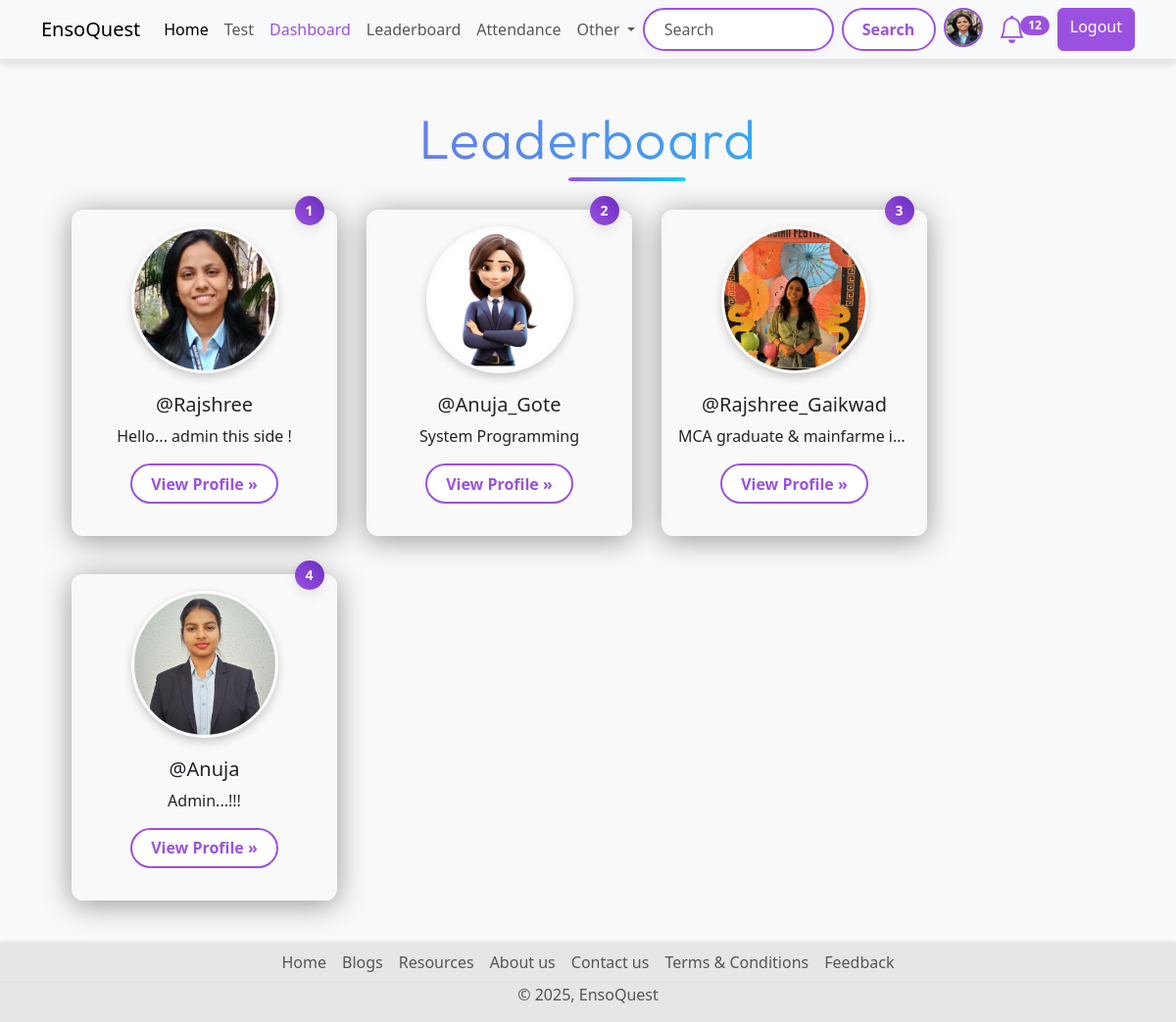
The app's page /leaderboard (signed in), older data.
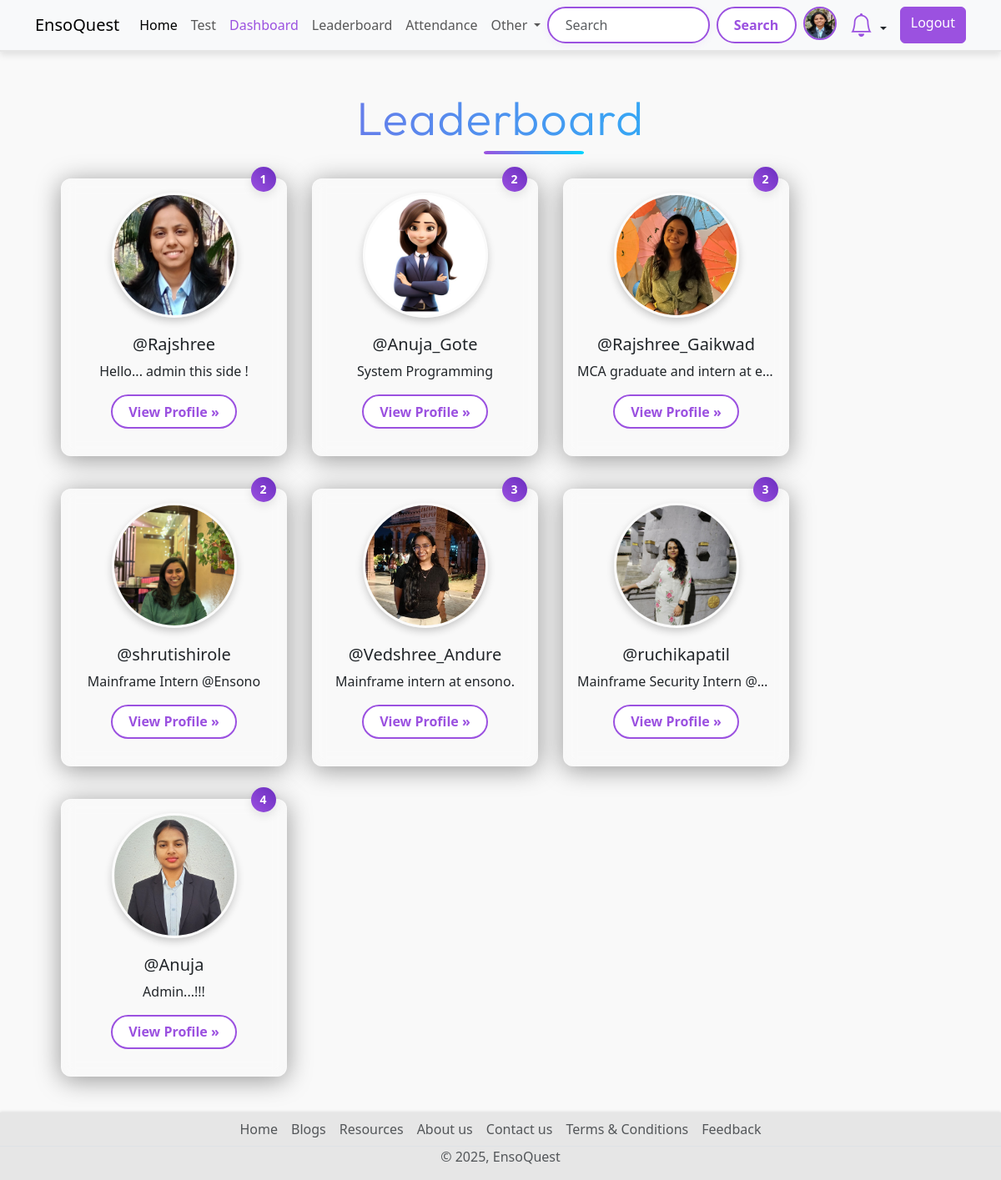
The same page, newer data.
### account/models.py (models this page shows, shortened)
class Profile(models.Model):
    user = models.OneToOneField(User,on_delete=models.CASCADE, null=True,verbose_name='User Object')
    position = models.CharField(max_length=100,blank=True,null=True)
    bio = models.TextField(blank=True,null=True)
    profile_img = models.ImageField(upload_to='profile_image', default='user.png',blank=True,null=True,verbose_name= 'Profile Pic')

### quiz/models.py (models this page shows, shortened)
class UserRank(models.Model):
    user = models.OneToOneField(User, on_delete=models.CASCADE)
    rank = models.IntegerField(null=True, blank=True)
    total_score = models.IntegerField(null=True, blank=True)

### base/views.py (the view)
# urls.py: path('leaderboard', views.leaderboard_view, name='leaderboard'),
@login_required(login_url="login")
def leaderboard_view(request):
    user_object = request.user
    user_profile = request.user.profile
    leaderboard_users = UserRank.objects.order_by('rank')
    context = {"leaderboard_users":leaderboard_users}
    return render(request, "Leaderboard.html", context)

### base/context_processors.py (called while the page is built)
def notification_count(request):
    if request.user.is_authenticated:
        unread_count = Notification.objects.filter(user=request.user, is_read=False).count()
        return {'unread_notification_count': unread_count}
    return {}

### Templates/Leaderboard.html (shortened to what this page needs)
{% extends 'index.html' %}
{% block content %}
{% load static %}
<link rel="stylesheet" href="{% static 'css/leaderboard-style.css' %}">
  <div class="container text-center">
    <h1 class="display-4 text-center my-5 title ">Leaderboard</h1>
    <div class="row row-cols-sm-1 row-cols-md-2 row-cols-lg-3 row-cols-xl-4  gx-3 gy-4 mx-3 ">
      {% if leaderboard_users|length == 0 %}
           <div class="w-100 d-flex justify-content-center align-items-center" style="min-height: 300px;">
           <h4 class="text-danger text-center">No User Available on Leaderboard</h4>
           </div>
      {% else %}
      {% for rank in leaderboard_users %}
      <div class="col-lg-4 position-relative mb-4 leaderboard-card">
        <img src="{{rank.user.profile.profile_img.url}}" class="leaderboard-img rounded-circle alt=user-profile">
        <span class=" position-absolute top-0 start-90 translate-middle badge rounded-pill modern-badge ">
          {{ rank.rank }}
        </span>
        <h2 class="fw-normal username">@{{rank.user.username}}</h2>
        <p class="card-bio">{{rank.user.profile.bio}}</p>
        <p><a class="btn btn-secondary " href="{% url 'profile' rank.user.username %}">View Profile »</a></p>
      </div>
      {% endfor %}
      {% endif %}
    </div>
  </div>
{% endblock content %}

### Templates/index.html (shortened to what this page needs)
{% load static %}
<!DOCTYPE html>
<html lang="en">
<head>
  <link rel="stylesheet" href="{% static 'css/style.css' %}">
  <link href="https://cdn.jsdelivr.net/npm/bootstrap@5.3.3/dist/css/bootstrap.min.css" rel="stylesheet"
>
  <link rel="stylesheet" href="https://cdnjs.cloudflare.com/ajax/libs/bootstrap-icons/1.11.3/font/bootstrap-icons.min.css">
</head>
<body>
  {% include "components/navbar.html" %}
  <div class="content-wrapper">
  {% block content %}
  {% endblock content %}
  </div>
  {% include "components/footer.html" %}
</body>
</html>

### Templates/components/navbar.html (shortened to what this page needs)
<nav class="navbar navbar-expand-lg bg-body-tertiary d-none d-lg-block">
  <div class="container">
    <a class="navbar-brand" href="{% url 'home' %}">EnsoQuest</a>
    <div class="collapse navbar-collapse" id="navbarSupportedContent">
      <ul class="navbar-nav me-auto mb-2 mb-lg-0">
        <li class="nav-item">
          <a class="nav-link active" aria-current="page" href="{% url 'home' %}">Home</a>
        </li>
        <li class="nav-item">
          <a class="nav-link" href="{% url 'all_quiz' %}">Test</a>
        </li>
        {% if request.user.is_superuser %}
          <li class="nav-item">
            <a class="nav-link" href="{% url 'dashboard' %}" style="color: #9b51e0 !important;">Dashboard</a>
          </li>
        {% endif %}
        <li class="nav-item">
          <a class="nav-link" href="{% url 'leaderboard' %}">Leaderboard</a>
        </li>
        {% if request.user.is_authenticated %}
          {% if request.user.is_superuser %}
            <li class="nav-item">
              <a class="nav-link" href="{% url 'attendance:session_list' %}">Attendance</a>
            </li>
          {% else %}
            <li class="nav-item">
              <a class="nav-link" href="{% url 'attendance:student_attendance_report' %}">Attendance</a>
            </li>
          {% endif %}
        {% endif %}
        <li class="nav-item dropdown">
          <a class="nav-link dropdown-toggle" href="#" role="button" data-bs-toggle="dropdown" aria-expanded="false">
            Other
          </a>
        </li>
      </ul>
      <form class="d-flex" role="search" action="{% url 'search_users' %}">
        <input class="form-control me-2" type="search" name="q" placeholder="Search" aria-label="Search">
        <button class="btn btn-search" type="submit">Search</button>
        {% if request.user.is_authenticated %}
          <a href="{% url 'profile' request.user.username %}" data-bs-toggle="tooltip" data-bs-placement="bottom" data-bs-title="{{ request.user.username }}" class="mx-2">
            <img src="{{ request.user.profile.profile_img.url }}" class="rounded-circle profile-img-purple" width="40" height="40" alt="profile_img">
          </a>
          <li class="nav-item dropdown list-unstyled mx-2">
            <a class="nav-link dropdown-toggle position-relative" href="#" id="notificationDropdown" data-bs-toggle="dropdown" role="button" aria-expanded="false">
              <i class="bi bi-bell fs-3 bell-purple"></i>
              {% if unread_notification_count > 0 %}
                <span class="position-absolute badge rounded-pill bg-purple notification-badge">
                 {{ unread_notification_count }}
                </span>
              {% endif %}
            </a>
          </li>
          <a href="{% url 'logout' %}" class="btn btn-log ms-2">Logout</a>
        {% else %}
          <a href="{% url 'login' %}" class="btn btn-log ms-2">Login</a>
        {% endif %}
      </form>
    </div>
  </div>
</nav>

### Templates/components/footer.html
<footer style="margin: 0; padding: 0;">
    <ul class="nav justify-content-center border-bottom ">
      <li class="nav-item"><a href="{% url 'home' %}" class="nav-link px-2 text-body-secondary">Home</a></li>
      <li class="nav-item"><a href="{% url 'blogs' %}" class="nav-link px-2 text-body-secondary">Blogs</a></li>
      <li class="nav-item"><a href="{% url 'resources' %}" class="nav-link px-2 text-body-secondary">Resources</a></li>
      <li class="nav-item"><a href="{% url 'about' %}" class="nav-link px-2 text-body-secondary">About us</a></li>
      <li class="nav-item"><a href="{% url 'contact' %}" class="nav-link px-2 text-body-secondary">Contact us</a></li>
      <li class="nav-item"><a href="{% url 'terms_conditions' %}" class="nav-link px-2 text-body-secondary">Terms & Conditions</a></li>
      <li class="nav-item"><a href="{% url 'feedback_dashboard' %}" class="nav-link px-2 text-body-secondary">Feedback</a></li>
    </ul>
    <p class="text-center text-body-secondary" >© 2025, EnsoQuest</p>
  </footer>

### static/css/style.css (style rules this page uses)
.title { font-family: 'Outfit', sans-serif; font-size: clamp(2.5rem, 6vw, 4rem); font-weight: 700; background: linear-gradient(90deg, #9b51e0, #00d4ff); -webkit-background-clip: text; background-clip: text; -webkit-text-fill-color: transparent; color: transparent; opacity: 0; animation: fadeInTitle 1.3s ease-in-out forwards; margin: 2rem 0 1rem; line-height: 1.2; text-align: center; letter-spacing: 1.5px; position: relative; }
.title::after { content: ""; position: absolute; left: 50%; transform: translateX(-50%); bottom: -10px; width: 60px; height: 4px; background: linear-gradient(to right, #9b51e0, #00d4ff); border-radius: 999px; opacity: 0; animation: fadeInLine 1.5s ease-in-out forwards 0.8s; margin: 0 10px; }
body { background-color: #f9f9f9; font-family: 'Segoe UI', Tahoma, Geneva, Verdana, sans-serif; padding-top: 60px; padding-bottom: 50px; margin: 0; }
footer { position: fixed; bottom: 0; width: 100%; background-color: #e6e6e6; color: #333; text-align: center; box-shadow: 0 -1px 3px rgba(0, 0, 0, 0.1); font-size: 16px; padding: 4px 0; margin: 0; z-index: 1000; }
nav.navbar { position: fixed; top: 0; left: 0; right: 0; width: 100%; background-color: rgba(249, 249, 249, 0.8); box-shadow: 0 4px 8px rgba(0, 0, 0, 0.1); border-bottom: 2px solid #e6e6e6; z-index: 9999; }
.content-wrapper { padding-bottom: 50px; }
.form-control[type="search"] { border: 2px solid #9b51e0; border-radius: 999px; padding: 0.5rem 1.2rem; transition: all 0.3s ease; box-shadow: 0 2px 8px rgba(155, 81, 224, 0.08); }
.navbar .btn-search { background-color: #fff; color: #9b51e0; border: 2px solid #9b51e0; border-radius: 999px; padding: 0.4rem 1.2rem; font-weight: 600; transition: all 0.3s ease; }
.navbar .btn-log, .form-inline .btn-log { background-color: #9b51e0; background: #9b51e0; border-color: #9b51e0; color: white; font-weight: 500; }
.bell-purple { color: #9b51e0 !important; }
.profile-img-purple { border: 2px solid #9b51e0; border-radius: 50%; }

### static/css/leaderboard-style.css (style rules this page uses)
body { background-color: #f9f9f9; }
.card-bio { display: block; white-space: nowrap; overflow: hidden; text-overflow: ellipsis; width: 100%; }
.leaderboard-card { background: rgba(255, 255, 255, 0.1); border-radius: 12px; padding: 16px; margin: 15px; backdrop-filter: blur(8px); -webkit-backdrop-filter: blur(8px); border: 1px solid rgba(255, 255, 255, 0.2); box-shadow: 0 4px 30px rgba(0, 0, 0, 0.4); max-width: 280px; min-height: 280px; display: flex; flex-direction: column; align-items: center; justify-content: space-between; transition: transform 0.3s ease, box-shadow 0.3s ease; }
.leaderboard-card img { width: 150px; height: 150px; object-fit: cover; border-radius: 50%; margin-bottom: 10px; }
.leaderboard-card .username { font-size: 20px; font-weight: bold; text-align: center; margin-top: 10px; }
.modern-badge { background: linear-gradient(45deg, #9b51e0, #6a2dbf); color: white; padding: 12px; font-size: 14px; font-weight: 600; border-radius: 50%; width: 30px; height: 30px; box-shadow: 0 4px 12px rgba(0, 0, 0, 0.1); transition: all 0.3s ease; text-transform: uppercase; letter-spacing: 1px; text-align: center; display: flex; justify-content: center; align-items: center; }
.position-absolute { position: absolute; }
.top-0 { top: 0; }
.start-90 { left: 90%; }
.translate-middle { transform: translate(-50%, -50%); }
.leaderboard-img { width: 150px; height: 150px; object-fit: cover; object-position: center; border-radius: 50%; border: 3px solid rgba(255, 255, 255, 0.3); box-shadow: 0 4px 10px rgba(0, 0, 0, 0.2); transition: transform 0.3s ease, box-shadow 0.3s ease; }
.btn-secondary { background-color: #fff; color: #9b51e0; border: 2px solid #9b51e0; border-radius: 999px; padding: 0.4rem 1.2rem; font-weight: 600; transition: all 0.3s ease; }

Row changes from the older to the newer data that the page shows:
removed UserRank: user.profile.profile_img (picture), rank "3", user.username "Rajshree_Gaikwad", user.profile.bio "MCA graduate & mainfarme i…"
added UserRank: user.profile.profile_img (picture), rank "2", user.username "Rajshree_Gaikwad", user.profile.bio "MCA graduate and intern at e…"
added UserRank: user.profile.profile_img (picture), rank "2", user.username "shrutishirole", user.profile.bio "Mainframe Intern @Ensono"
added UserRank: user.profile.profile_img (picture), rank "3", user.username "Vedshree_Andure", user.profile.bio "Mainframe intern at ensono."
added UserRank: user.profile.profile_img (picture), rank "3", user.username "ruchikapatil", user.profile.bio "Mainframe Security Intern @…"
Text that changed along with them:
{{ unread_notification_count }}: "12" → (not shown)
